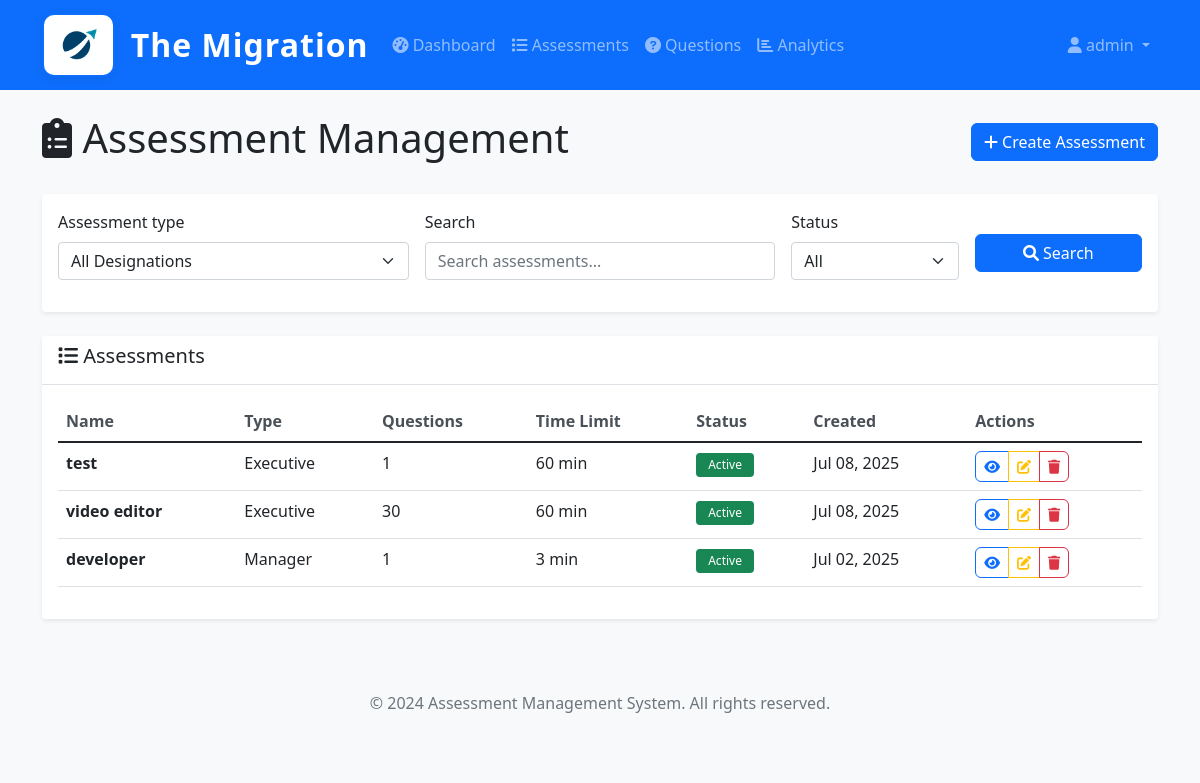
Page /assessments/admin/assessments/ (signed in) on the committed database.
### users/models.py (models this page shows, shortened)
class CustomUser(AbstractUser):
    ROLE_CHOICES = (
        ('admin', 'Admin'),
        ('hr_admin', 'HR Admin'),
        ('candidate', 'Candidate'),
        ('reviewer', 'Reviewer'),
    )
    role = models.CharField(max_length=20, choices=ROLE_CHOICES, default='candidate')
    phone = models.CharField(max_length=15, blank=True, null=True)
    department = models.CharField(max_length=100, blank=True, null=True)
    employee_id = models.CharField(max_length=50, blank=True, null=True)
    is_active = models.BooleanField(default=True)
    created_at = models.DateTimeField(auto_now_add=True)
    updated_at = models.DateTimeField(auto_now=True)
    class Meta:
        verbose_name = 'User'
        verbose_name_plural = 'Users'

### assessments/models.py (models this page shows, shortened)
class Assessment(models.Model):
    name = models.CharField(max_length=200)
    description = models.TextField(blank=True)
    assessment_type = models.ForeignKey(Designation, on_delete=models.CASCADE, related_name='assessments')
    questions = models.ManyToManyField(Question, through='AssessmentQuestion', related_name='assessments')
    time_limit_minutes = models.PositiveIntegerField(default=60)
    randomize_questions = models.BooleanField(default=True)
    pass_threshold = models.FloatField(
        validators=[MinValueValidator(0.0), MaxValueValidator(100.0)],
        help_text="Pass threshold as percentage (0-100)"
    )
    max_attempts = models.PositiveIntegerField(default=1, help_text="Maximum attempts allowed")
    allow_retake = models.BooleanField(default=True, help_text="Allow candidates to retake this assessment")
    show_results_immediately = models.BooleanField(default=True, help_text="Show results immediately after completion")
    is_active = models.BooleanField(default=True)
    instructions = models.TextField(blank=True)
    created_by = models.ForeignKey(CustomUser, on_delete=models.SET_NULL, null=True, related_name='created_assessments')
    created_at = models.DateTimeField(auto_now_add=True)
    updated_at = models.DateTimeField(auto_now=True)
    class Meta:
        verbose_name = 'Assessment'
        verbose_name_plural = 'Assessments'
    def get_question_count(self):
        return self.assessment_questions.count()

class Designation(models.Model):
    name = models.CharField(max_length=100, unique=True)
    description = models.TextField(blank=True)
    is_active = models.BooleanField(default=True)
    created_at = models.DateTimeField(auto_now_add=True)
    updated_at = models.DateTimeField(auto_now=True)
    class Meta:
        verbose_name = 'Designation'
        verbose_name_plural = 'Designations'
    def __str__(self):
        return self.name

### assessments/views.py (the view)
    def wrapper(request, *args, **kwargs):
        if not request.user.is_authenticated:
            return HttpResponseRedirect(reverse('admin_login'))
        if not is_authorized_admin(request.user):
            messages.error(request, 'Access denied. Only authorized administrators can access this system.')
            return HttpResponseRedirect(reverse('admin_login'))
        return view_func(request, *args, **kwargs)

### assessments/forms.py
class AssessmentSearchForm(forms.Form):
    assessment_type = forms.ModelChoiceField(
        queryset=Designation.objects.filter(is_active=True),
        required=False,
        empty_label="All Designations"
    )
    search = forms.CharField(required=False, widget=forms.TextInput(attrs={'placeholder': 'Search assessments...'}))
    is_active = forms.ChoiceField(
        choices=[('', 'All'), ('True', 'Active'), ('False', 'Inactive')],
        required=False,
        label='Status'
    )

### assessments/views.py (called while the page is built)
def is_authorized_admin(user):
    return (user.is_authenticated and
            user.role == 'admin' and
            user.email in AUTHORIZED_ADMIN_EMAILS)

def admin_required(view_func):
    def wrapper(request, *args, **kwargs):
        if not request.user.is_authenticated:
            return HttpResponseRedirect(reverse('admin_login'))
        if not is_authorized_admin(request.user):
            messages.error(request, 'Access denied. Only authorized administrators can access this system.')
            return HttpResponseRedirect(reverse('admin_login'))
        return view_func(request, *args, **kwargs)
    return wrapper

### assessments/templates/assessments/assessment_list.html (shortened to what this page needs)
{% extends 'base.html' %}
{% load crispy_forms_tags %}
{% block content %}
<div class="row">
    <div class="col-12">
        <div class="d-flex justify-content-between align-items-center mb-4">
            <h1><i class="fas fa-clipboard-list"></i> Assessment Management</h1>
            <a href="{% url 'assessments:assessment_create' %}" class="btn btn-primary">
                <i class="fas fa-plus"></i> Create Assessment
            </a>
        </div>
    </div>
</div>
<div class="row mb-4">
    <div class="col-12">
        <div class="card">
            <div class="card-body">
                <form method="get" class="row g-3">
                    <div class="col-md-4">
                        {{ form.assessment_type|as_crispy_field }}
                    </div>
                    <div class="col-md-4">
                        {{ form.search|as_crispy_field }}
                    </div>
                    <div class="col-md-2">
                        {{ form.is_active|as_crispy_field }}
                    </div>
                    <div class="col-md-2">
                        <button type="submit" class="btn btn-primary mt-4 w-100">
                            <i class="fas fa-search"></i> Search
                        </button>
                    </div>
                </form>
            </div>
        </div>
    </div>
</div>
<div class="row">
    <div class="col-12">
        <div class="card">
            <div class="card-header">
                <h5><i class="fas fa-list"></i> Assessments</h5>
            </div>
            <div class="card-body">
                {% if page_obj %}
                    <div class="table-responsive">
                        <table class="table table-hover">
                            <thead>
                                <tr>
                                    <th>Name</th>
                                    <th>Type</th>
                                    <th>Questions</th>
                                    <th>Time Limit</th>
                                    <th>Status</th>
                                    <th>Created</th>
                                    <th>Actions</th>
                                </tr>
                            </thead>
                            <tbody>
                                {% for assessment in page_obj %}
                                <tr>
                                    <td>
                                        <strong>{{ assessment.name }}</strong>
                                    </td>
                                    <td>{{ assessment.assessment_type.name }}</td>
                                    <td>{{ assessment.get_question_count }}</td>
                                    <td>{{ assessment.time_limit_minutes }} min</td>
                                    <td>
                                        <span class="badge bg-{% if assessment.is_active %}success{% else %}secondary{% endif %}">
                                            {% if assessment.is_active %}Active{% else %}Inactive{% endif %}
                                        </span>
                                    </td>
                                    <td>{{ assessment.created_at|date:"M d, Y" }}</td>
                                    <td>
                                        <div class="btn-group" role="group">
                                            <a href="{% url 'assessments:assessment_detail' assessment.id %}" class="btn btn-sm btn-outline-primary" title="View Details">
                                                <i class="fas fa-eye"></i>
                                            </a>
                                            <a href="{% url 'assessments:assessment_edit' assessment.id %}" class="btn btn-sm btn-outline-warning" title="Edit Assessment">
                                                <i class="fas fa-edit"></i>
                                            </a>
                                            <button type="button" class="btn btn-sm btn-outline-danger delete-assessment-btn" title="Delete Assessment" data-assessment-name="{{ assessment.name }}" data-delete-url="{% url 'assessments:assessment_delete' assessment.id %}">
                                                <i class="fas fa-trash"></i>
                                            </button>
                                        </div>
                                    </td>
                                </tr>
                                {% endfor %}
                            </tbody>
                        </table>
                    </div>
                {% endif %}
            </div>
        </div>
    </div>
</div>
{% endblock %}

### templates/base.html (shortened to what this page needs)
{% load static %}
<!DOCTYPE html>
<html lang="en">
<head>
    <link href="https://cdn.jsdelivr.net/npm/bootstrap@5.1.3/dist/css/bootstrap.min.css" rel="stylesheet">
    <link href="https://cdnjs.cloudflare.com/ajax/libs/font-awesome/6.0.0/css/all.min.css" rel="stylesheet">
    <link href="{% static 'css/style.css' %}" rel="stylesheet">
</head>
<body>
    <nav class="navbar navbar-expand-lg navbar-dark bg-primary">
        <div class="container">
            <a class="navbar-brand d-flex align-items-center" href="{% url 'home' %}">
                <img src="{% static 'images/logo.png' %}" alt="The Migration Logo" style="height:64px; width:auto; margin-right:16px; background: #fff; border-radius: 12px; box-shadow: 0 2px 8px rgba(0,0,0,0.08); padding: 6px; border: 2px solid #0d6efd;">
                <span class="fs-2 fw-bold text-white" style="letter-spacing:1px;">The Migration</span>
            </a>
            <div class="collapse navbar-collapse" id="navbarNav">
                <ul class="navbar-nav me-auto">
                    {% if user.is_authenticated %}
                        {% if user.role == 'admin' %}
                            <li class="nav-item">
                                <a class="nav-link" href="{% url 'assessments:admin_dashboard' %}">
                                    <i class="fas fa-tachometer-alt"></i> Dashboard
                                </a>
                            </li>
                            <li class="nav-item">
                                <a class="nav-link" href="{% url 'assessments:assessment_list' %}">
                                    <i class="fas fa-list"></i> Assessments
                                </a>
                            </li>
                            <li class="nav-item">
                                <a class="nav-link" href="{% url 'assessments:question_list' %}">
                                    <i class="fas fa-question-circle"></i> Questions
                                </a>
                            </li>
                            <li class="nav-item">
                                <a class="nav-link" href="{% url 'assessments:analytics' %}">
                                    <i class="fas fa-chart-bar"></i> Analytics
                                </a>
                            </li>
                        {% elif user.role == 'candidate' %}
                            <li class="nav-item">
                                <a class="nav-link" href="{% url 'assessments:candidate_portal' %}">
                                    <i class="fas fa-home"></i> Portal
                                </a>
                            </li>
                        {% endif %}
                    {% endif %}
                </ul>
                <ul class="navbar-nav">
                    {% if user.is_authenticated %}
                        <li class="nav-item dropdown">
                            <a class="nav-link dropdown-toggle" href="#" id="navbarDropdown" role="button" data-bs-toggle="dropdown">
                                <i class="fas fa-user"></i> {{ user.username }}
                            </a>
                        </li>
                    {% else %}
                        <li class="nav-item">
                            <a class="nav-link" href="{% url 'users:login' %}">
                                <i class="fas fa-sign-in-alt"></i> Login
                            </a>
                        </li>
                    {% endif %}
                </ul>
            </div>
        </div>
    </nav>
    <main class="container mt-4">
        {% block content %}{% endblock %}
    </main>
    <footer class="bg-light text-center text-muted py-4 mt-5">
        <div class="container">
            <p>&copy; 2024 Assessment Management System. All rights reserved.</p>
        </div>
    </footer>
</body>
</html>

### static/css/style.css (style rules this page uses)
body { background-color: #f8f9fa; }
.card { border: none; box-shadow: 0 0.125rem 0.25rem rgba(0, 0, 0, 0.075); transition: box-shadow 0.15s ease-in-out; }
.card-header { background-color: #fff; border-bottom: 1px solid #dee2e6; font-weight: 600; }
.navbar-brand { font-weight: 600; }
.navbar-nav .nav-link { font-weight: 500; }
.btn { border-radius: 0.375rem; font-weight: 500; }
.btn-sm { padding: 0.25rem 0.5rem; font-size: 0.875rem; }
.table th { border-top: none; font-weight: 600; color: #495057; }
.badge { font-weight: 500; padding: 0.375rem 0.75rem; }

### rows in the picture
CustomUser: username "admin"
Assessment: name "test", assessment_type.name "Executive", get_question_count "1", time_limit_minutes "60", is_active "Active", created_at "Jul 08, 2025"
Assessment: name "video editor", assessment_type.name "Executive", get_question_count "30", time_limit_minutes "60", is_active "Active", created_at "Jul 08, 2025"
Assessment: name "developer", assessment_type.name "Manager", get_question_count "1", time_limit_minutes "3", is_active "Active", created_at "Jul 02, 2025"
